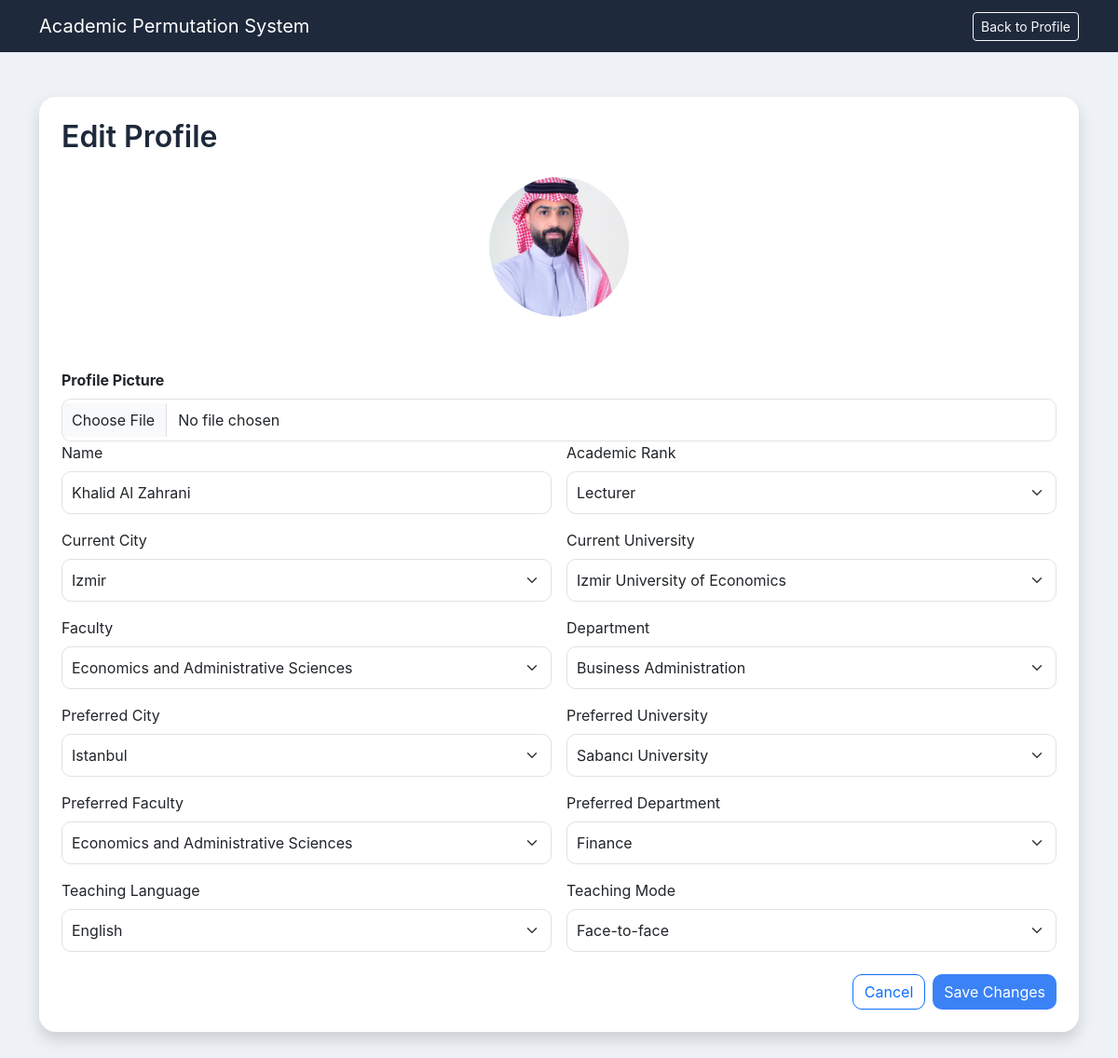
The app's page /edit-profile/60 (signed in) with its own data.
### tables this page shows
CREATE TABLE "users" (
	"id"	INTEGER,
	"email"	TEXT,
	"name"	TEXT NOT NULL,
	"rank"	TEXT NOT NULL,
	"department"	TEXT NOT NULL,
	"current_faculty"	TEXT,
	"current_university"	TEXT NOT NULL,
	"current_city"	TEXT NOT NULL,
	"preferred_faculty"	TEXT,
	"preferred_department"	TEXT,
	"preferred_university"	TEXT NOT NULL,
	"preferred_city"	TEXT NOT NULL,
	"teaching_language"	TEXT,
	"teaching_mode"	TEXT,
	"profile_picture"	TEXT,
	PRIMARY KEY("id" AUTOINCREMENT)
);

### app.py (the view, shortened to what this page needs)
@app.route("/edit-profile/<int:user_id>", methods=["GET", "POST"])
def edit_profile(user_id):
    if not is_logged_in():
        return redirect("/login")
    conn = sqlite3.connect("database.db")
    conn.row_factory = sqlite3.Row
    cursor = conn.cursor()
    cursor.execute("SELECT * FROM users WHERE id = ?", (user_id,))
    user = cursor.fetchone()
    if user is None:
        conn.close()
        return "User not found"
    if user["email"] != session["email"]:
        conn.close()
        return redirect("/dashboard")
    conn.close()
    return render_template(
    "edit_profile.html",
    user=user,
    t=get_translations(),
    lang=get_language()
)

### app.py (called while the page is built)
def is_logged_in():
    return "email" in session

def get_language():
    return session.get("language", "en")

def get_translations():
    lang = get_language()
    return translations.get(lang, translations["en"])

### templates/edit_profile.html (shortened to what this page needs)
<!DOCTYPE html>
<html lang="{{ lang }}">
<head>
    <link href="https://cdn.jsdelivr.net/npm/bootstrap@5.3.3/dist/css/bootstrap.min.css" rel="stylesheet">
    <link rel="stylesheet" href="{{ url_for('static', filename='style.css') }}">
</head>
<body>
<nav class="navbar navbar-dark">
    <div class="container d-flex justify-content-between align-items-center">
        <a class="navbar-brand" href="/dashboard">{{ t["app_name"] }}</a>
        <button
    type="button"
    class="btn btn-outline-light btn-sm"
    onclick="history.back()">
    {{ t["back_to_profile"] }}
</button>
    </div>
</nav>
<div class="container py-5">
    <div class="card shadow p-4">
        <h2 class="mb-4">{{ t["edit_profile"] }}</h2>
        <div class="text-center mb-4">
    {% if user['profile_picture'] %}
        <img src="{{ url_for('static', filename=user['profile_picture']) }}"
             class="rounded-circle mb-3"
             style="width:150px;height:150px;object-fit:cover;">
    {% else %}
        <div class="profile-avatar mx-auto">
            {{ user['name'][0]|upper }}
        </div>
    {% endif %}
</div>
       <form method="POST" enctype="multipart/form-data">
        <div class="mt-3">
        <label class="form-label fw-bold">Profile Picture</label>
        <input type="file"
               name="profile_picture"
               class="form-control"
               accept=".jpg,.jpeg,.png">
    </div>
            <div class="row g-3">
                <div class="col-md-6">
                    <label class="form-label">{{ t["name"] }}</label>
                    <input type="text" name="name" class="form-control" value="{{ user['name'] }}" required>
                </div>
                <div class="col-md-6">
                    <label class="form-label">{{ t["academic_rank"] }}</label>
                    <select name="rank" class="form-select" required>
                        <option {% if user['rank'] == 'Lecturer' %}selected{% endif %}>Lecturer</option>
                    </select>
                </div>
                <div class="col-md-6">
                    <label class="form-label">{{ t["current_city"] }}</label>
                    <select name="current_city" id="current_city" class="form-select" onchange="updateUniversities('current')" required>
                        <option {% if user['current_city'] == 'Izmir' %}selected{% endif %}>Izmir</option>
                    </select>
                </div>
                <div class="col-md-6">
                    <label class="form-label">{{ t["current_university"] }}</label>
                    <select name="current_university" id="current_university" class="form-select" required></select>
                </div>
                <div class="col-md-6">
                    <label class="form-label">{{ t["faculty"] }}</label>
                    <select name="current_faculty" id="current_faculty" class="form-select" onchange="updateDepartments('current')" required>
                        <option {% if user['current_faculty'] == 'Economics and Administrative Sciences' %}selected{% endif %}>Economics and Administrative Sciences</option>
                    </select>
                </div>
                <div class="col-md-6">
                    <label class="form-label">{{ t["department"] }}</label>
                    <select name="department" id="current_department" class="form-select" required></select>
                </div>
                <div class="col-md-6">
                    <label class="form-label">{{ t["preferred_city"] }}</label>
                    <select name="preferred_city" id="preferred_city" class="form-select" onchange="updateUniversities('preferred')" required>
                        <option {% if user['preferred_city'] == 'Istanbul' %}selected{% endif %}>Istanbul</option>
                    </select>
                </div>
                <div class="col-md-6">
                    <label class="form-label">{{ t["preferred_university"] }}</label>
                    <select name="preferred_university" id="preferred_university" class="form-select" required></select>
                </div>
                <div class="col-md-6">
                    <label class="form-label">{{ t["preferred_faculty"] }}</label>
                    <select name="preferred_faculty" id="preferred_faculty" class="form-select" onchange="updateDepartments('preferred')" required>
                        <option {% if user['preferred_faculty'] == 'Economics and Administrative Sciences' %}selected{% endif %}>Economics and Administrative Sciences</option>
                    </select>
                </div>
                <div class="col-md-6">
                    <label class="form-label">{{ t["preferred_department"] }}</label>
                    <select name="preferred_department" id="preferred_department" class="form-select" required></select>
                </div>
                <div class="col-md-6">
                    <label class="form-label">{{ t["teaching_language"] }}</label>
                    <select name="teaching_language" class="form-select" required>
                        <option value="English" {% if user['teaching_language'] == 'English' %}selected{% endif %}>English</option>
                    </select>
                </div>
                <div class="col-md-6">
                    <label class="form-label">{{ t["teaching_mode"] }}</label>
                    <select name="teaching_mode" class="form-select" required>
                        <option value="Face-to-face" {% if user['teaching_mode'] == 'Face-to-face' %}selected{% endif %}>Face-to-face</option>
                    </select>
                </div>
            </div>
            <div class="d-flex justify-content-end gap-2 mt-4">
                <a href="/profile/{{ user['id'] }}" class="btn btn-outline-primary">{{ t["cancel"] }}</a>
                <button type="submit" class="btn btn-primary">{{ t["save_changes"] }}</button>
            </div>
        </form>
    </div>
</div>
</body>
</html>

### static/style.css (style rules this page uses)
body { font-family: -apple-system, BlinkMacSystemFont, "Segoe UI", Roboto, sans-serif; background-color: #eef2f7; color: #1e293b; }
.navbar { background: #1e293b !important; }
h1, h2, h4 { font-weight: 600; color: #1e293b; }
.card { border: none; border-radius: 18px; transition: all 0.2s ease; }
.btn-primary { background-color: #3b82f6; border: none; border-radius: 10px; }
.btn-outline-primary { border-radius: 10px; }
.form-control, .form-select { border-radius: 10px; padding: 10px; }

### records on screen
users: profile_picture (picture), name "Khalid Al Zahrani", rank "Lecturer", current_city "Izmir", current_faculty "Economics and Administrative Sciences", preferred_city "Istanbul", preferred_faculty "Economics and Administrative Sciences", teaching_language "English", teaching_mode "Face-to-face"

### other values on screen
{{ t["app_name"] }} "Academic Permutation System"
{{ t["back_to_profile"] }} "Back to Profile"
{{ t["edit_profile"] }} "Edit Profile"
{{ t["name"] }} "Name"
{{ t["academic_rank"] }} "Academic Rank"
{{ t["current_city"] }} "Current City"
{{ t["current_university"] }} "Current University"
{{ t["faculty"] }} "Faculty"
{{ t["department"] }} "Department"
{{ t["preferred_city"] }} "Preferred City"
{{ t["preferred_university"] }} "Preferred University"
{{ t["preferred_faculty"] }} "Preferred Faculty"
{{ t["preferred_department"] }} "Preferred Department"
{{ t["teaching_language"] }} "Teaching Language"
{{ t["teaching_mode"] }} "Teaching Mode"
